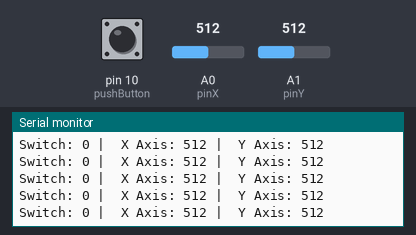
The sketch below on a simulated Arduino Uno, built with avr-gcc and run on an emulated ATmega328P. Parts: the last lines printed to the serial monitor. The inputs (shaded band) are chosen by the test bench; at power-on: A0 (pinX) = 512, A1 (pinY) = 512, pin 10 (pushButton) HIGH.

Above: at 1.2 s.
1.3 s: A0 (pinX) set to 716
At 1.56 s:
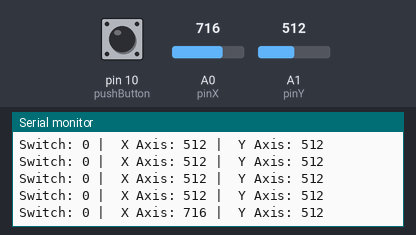
2.8 s: A1 (pinY) set to 716
At 2.97 s:
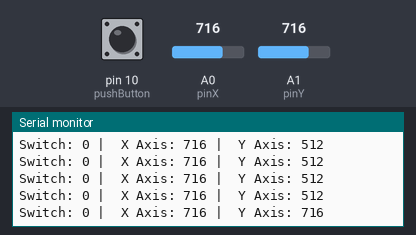
4.3 s: pin 10 (pushButton) pulled LOW for 0.25 s
At 4.58 s:
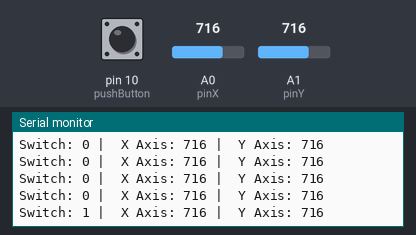
6.0 s: A0 (pinX) set to 900
At 6.18 s:
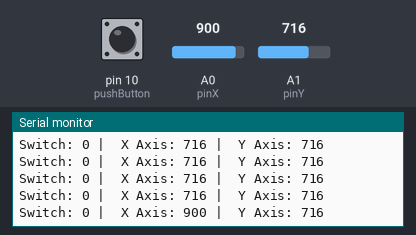
7.5 s: pin 10 (pushButton) pulled LOW for 1 s
At 7.79 s:
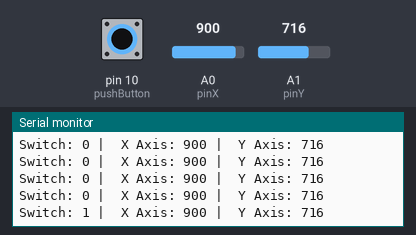
10.0 s: A1 (pinY) set to 900
At 10.0 s:
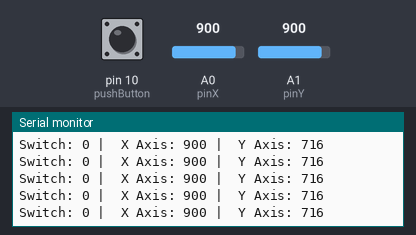
Timing chart, 0 to 12.5 s (numbered marks = the images above; inputs shaded):
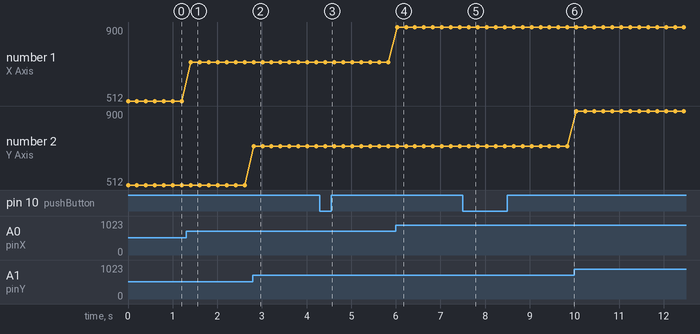

Measured:
- after the input at 1.3 s, the serial monitor: prints a new line after 0.11 s (image 1)
- after the input at 2.8 s, the serial monitor: prints a new line at once (image 2)
- after the input at 4.3 s, the serial monitor: prints a new line after 0.12 s (image 3)
- after the input at 6.0 s, the serial monitor: prints a new line at once (image 4)
- after the input at 7.5 s, the serial monitor: prints a new line after 0.13 s (image 5)
- plotted number 1: 512 → 716 after the input at 1.3 s, 716 → 900 after the input at 6.0 s

The sketch:

Lab4_2.ino
```cpp
const int pushButton = 10;
const int pinX = A0;
const int pinY = A1;

int buttonValue = 0;
int xValue = 0;
int yValue = 0;

void setup() {
  // put your setup code here, to run once:
  pinMode(pushButton, INPUT_PULLUP);
  Serial.begin(9600);
}

void loop() {
  // put your main code here, to run repeatedly:
  buttonValue = !digitalRead(pushButton);
  xValue = analogRead(pinX);
  yValue = analogRead(pinY);
  Serial.print("Switch: ");
  Serial.print(buttonValue);
  Serial.print(" | ");
  Serial.print(" X Axis: ");
  Serial.print(xValue);
  Serial.print(" | ");
  Serial.print(" Y Axis: ");
  Serial.println(yValue);
  delay(200);
}
```
